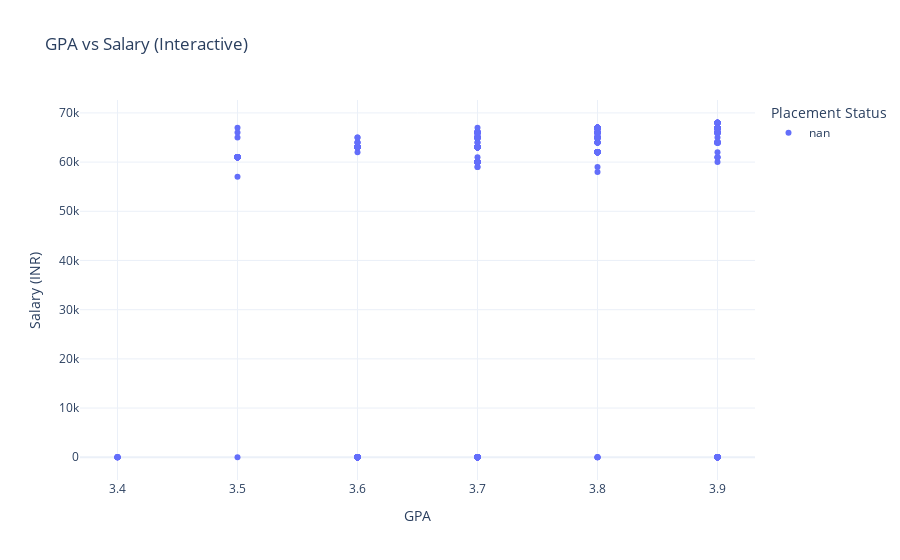

Notebook source saved alongside this figure:
### Code cell
import plotly.express as px

# Add readable labels for placement status
df['status_label'] = df['placement_status'].map({1: 'Placed', 0: 'Not Placed'})

# Interactive scatter plot
fig = px.scatter(
    df,
    x="gpa",  # assuming you meant gpa (because there's no 'ssc_p' in your columns either)
    y="salary",
    color="status_label",
    title="GPA vs Salary (Interactive)",
    labels={
        "gpa": "GPA",
        "salary": "Salary (INR)",
        "status_label": "Placement Status"
    },
    hover_data=["name", "degree", "stream"]
)

fig.update_layout(template="plotly_white")
fig.show()

### Figure 1 — Plotly figure (JSON) as saved in the notebook; plotly's stock layout.template omitted (floating-point values rounded to 4 significant figures; data arrays with more than 128 entries replaced by an {"elided": "..."} marker saying what was removed)
{"data": [{"customdata": {"elided": "700x3 mixed values"}, "hovertemplate": "Placement Status=nan<br>GPA=%{x}<br>Salary (INR)=%{y}<br>name=%{customdata[0]}<br>degree=%{customdata[1]}<br>stream=%{customdata[2]}<extra></extra>", "legendgroup": "nan", "marker": {"color": "#636efa", "symbol": "circle"}, "mode": "markers", "name": "nan", "orientation": "v", "showlegend": true, "type": "scatter", "x": {"elided": "700 float values"}, "xaxis": "x", "y": {"elided": "700 int values"}, "yaxis": "y"}], "layout": {"legend": {"title": {"text": "Placement Status"}, "tracegroupgap": 0}, "title": {"text": "GPA vs Salary (Interactive)"}, "xaxis": {"anchor": "y", "domain": [0, 1], "title": {"text": "GPA"}}, "yaxis": {"anchor": "x", "domain": [0, 1], "title": {"text": "Salary (INR)"}}}}
